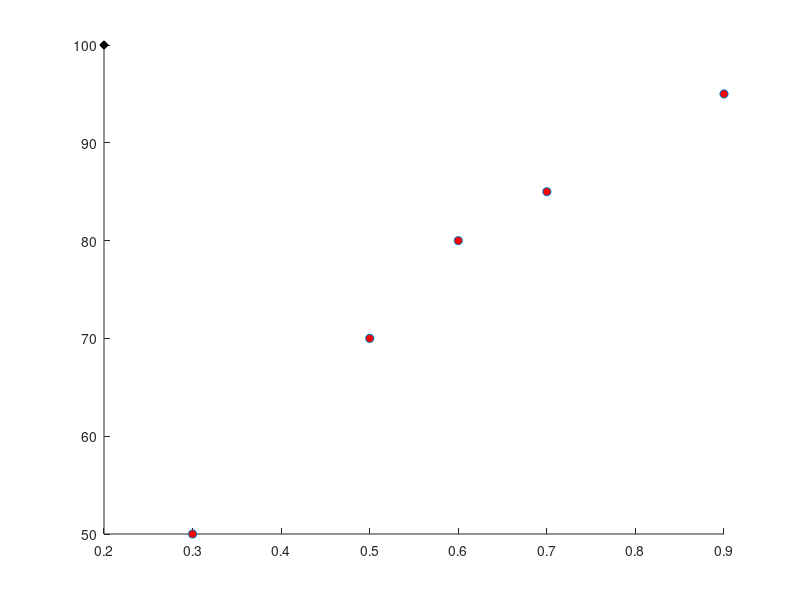

The MATLAB source for this figure: (Note: this script raises an error after producing the figure.)
%SCRIPT FOR THE EXAMPLE HV PLOT
clear;clc;clf;

r_p = [0.2,100];

P_points = [0.3,50;
          0.5,70;
          0.6,80;
          0.7,85;
          0.9,95];
O_points = [0.35, 73;
    0.23,55;
    0.42,95;
    0.43,88;
    0.52,81;
    0.63,88;
    0.77,99;
    0.15,66;
    0.63,105];

hold on
plot(r_p(1),r_p(2),"kd",'MarkerFaceColor','k');
scatter(P_points(:,1),P_points(:,2),... 
    "MarkerFaceColor","r");
p = [0.2,100;
    0.2,50;
    0.3,50;
    0.3,70;
    0.5,70;
    0.5,80;
    0.6,80;
    0.6,85;
    0.7,85;
    0.7,95;
    0.9,95;
    0.9,100];
pgon = polyshape(p);

plot(pgon);
scatter(O_points(:,1),O_points(:,2));

a = area(pgon)
calc_HV([-P_points(:,1),P_points(:,2)],[-0.2,100])
legend({"Reference for HV","Pareto front points",...
    "Hypervolume","Dominated Points"},fontsize=15,...
    location = "southeast");
axis([0,1,40,113]);
xlabel("Availability",fontsize=15);
ylabel("Cost",fontsize=15);
title("Hypervolume = "+a,fontsize=15)
grid on;
f = gcf;
f.Position = [304   422   750   455];

exportgraphics(f,"HVplot.png",'Resolution',300)
